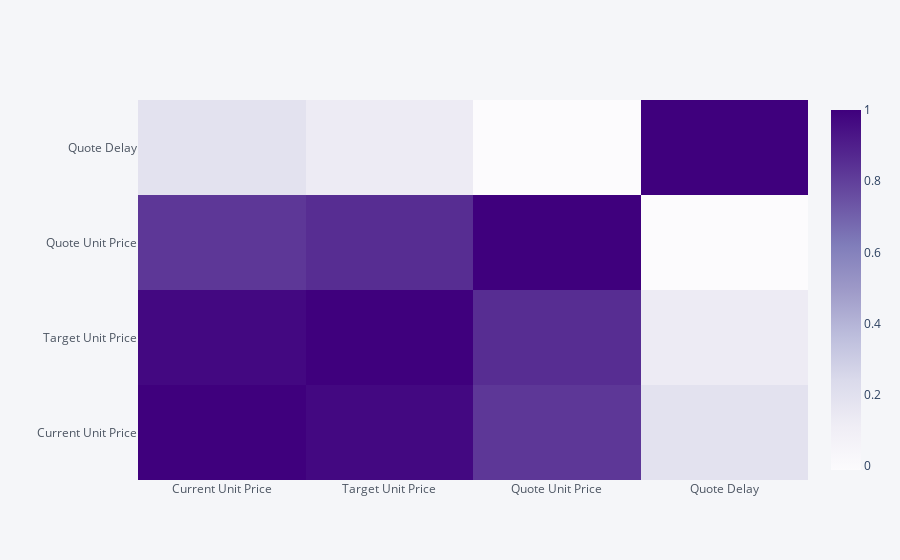

Here is the notebook cell this chart was saved with:
### Code cell
# Obvious observations here. Showing how certain products correlate in price, and how buyers tend to quote close to current price
conversion_df[numeric_variables[:-1]].corr().iplot(kind='heatmap',colorscale='purples')

### Figure 1 — Plotly figure (JSON) as saved in the notebook; plotly's stock layout.template omitted (floating-point values rounded to 4 significant figures)
{"data": [{"colorscale": [[0, "rgb(252,251,253)"], [0.125, "rgb(239,237,245)"], [0.25, "rgb(218,218,235)"], [0.375, "rgb(188,189,220)"], [0.5, "rgb(158,154,200)"], [0.625, "rgb(128,125,186)"], [0.75, "rgb(106,81,163)"], [0.875, "rgb(84,39,143)"], [1, "rgb(63,0,125)"]], "type": "heatmap", "x": ["Current Unit Price", "Target Unit Price", "Quote Unit Price", "Quote Delay"], "y": ["Current Unit Price", "Target Unit Price", "Quote Unit Price", "Quote Delay"], "z": [[1, 0.9743, 0.8244, 0.1857], [0.9743, 1, 0.8546, 0.1278], [0.8244, 0.8546, 1, -0.01134], [0.1857, 0.1278, -0.01134, 1]], "zmax": 1, "zmin": -0.01134}], "layout": {"autosize": true, "legend": {"bgcolor": "#F5F6F9", "font": {"color": "#4D5663"}}, "paper_bgcolor": "#F5F6F9", "plot_bgcolor": "#F5F6F9", "title": {"font": {"color": "#4D5663"}}, "xaxis": {"autorange": true, "gridcolor": "#E1E5ED", "range": [-0.5, 3.5], "showgrid": true, "tickfont": {"color": "#4D5663"}, "title": {"font": {"color": "#4D5663"}, "text": ""}, "type": "category", "zerolinecolor": "#E1E5ED"}, "yaxis": {"autorange": true, "gridcolor": "#E1E5ED", "range": [-0.5, 3.5], "showgrid": true, "tickfont": {"color": "#4D5663"}, "title": {"font": {"color": "#4D5663"}, "text": ""}, "type": "category", "zerolinecolor": "#E1E5ED"}}}
